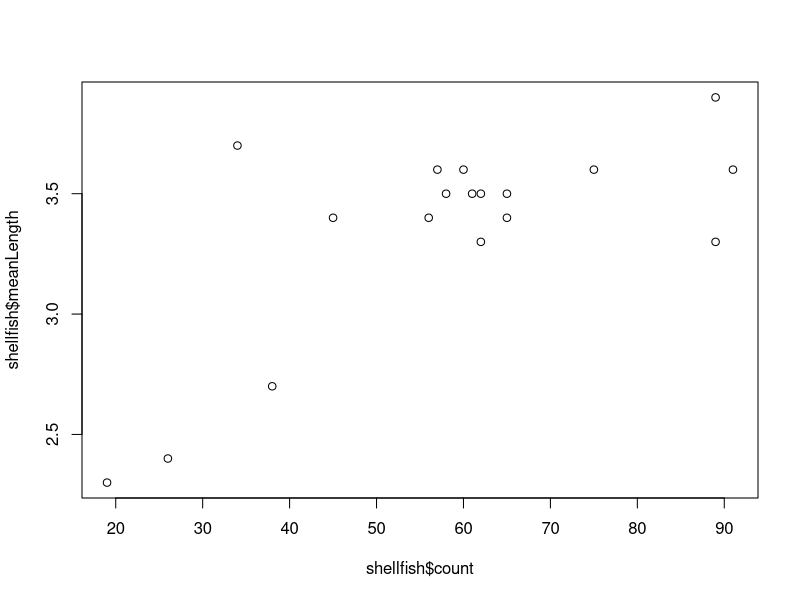
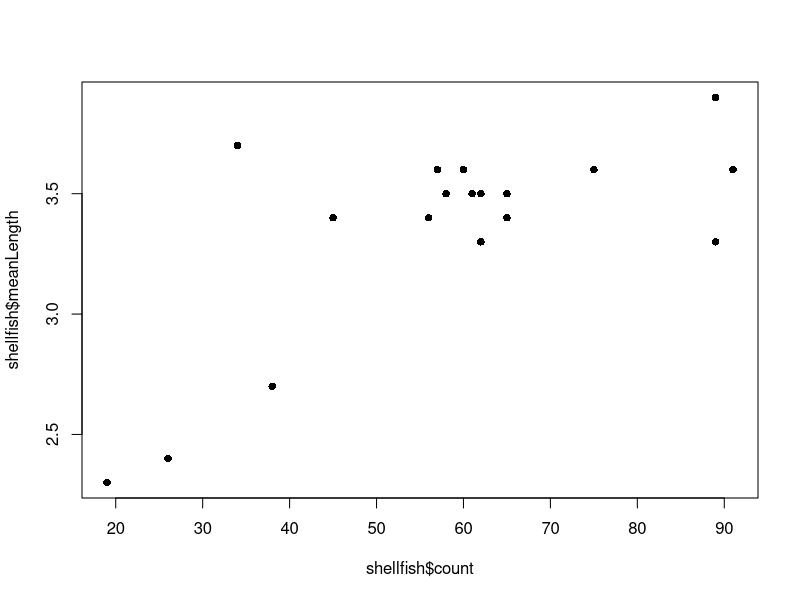
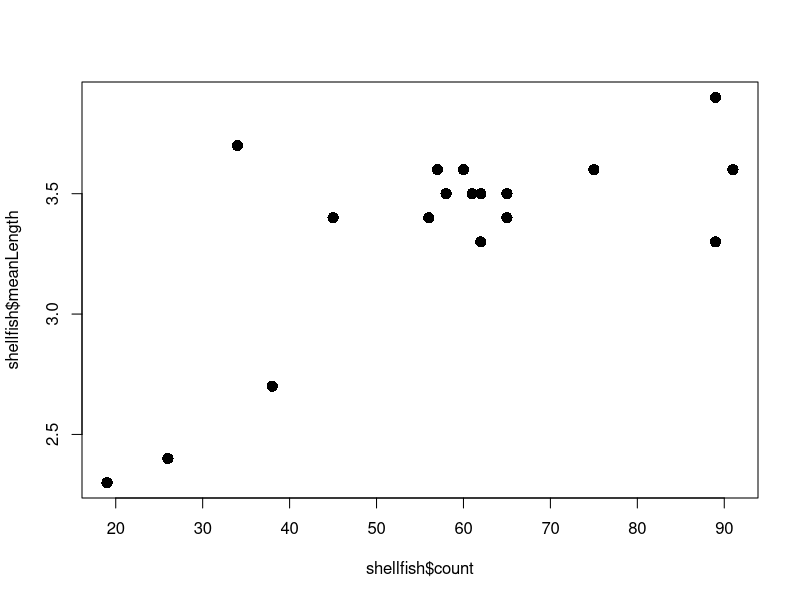
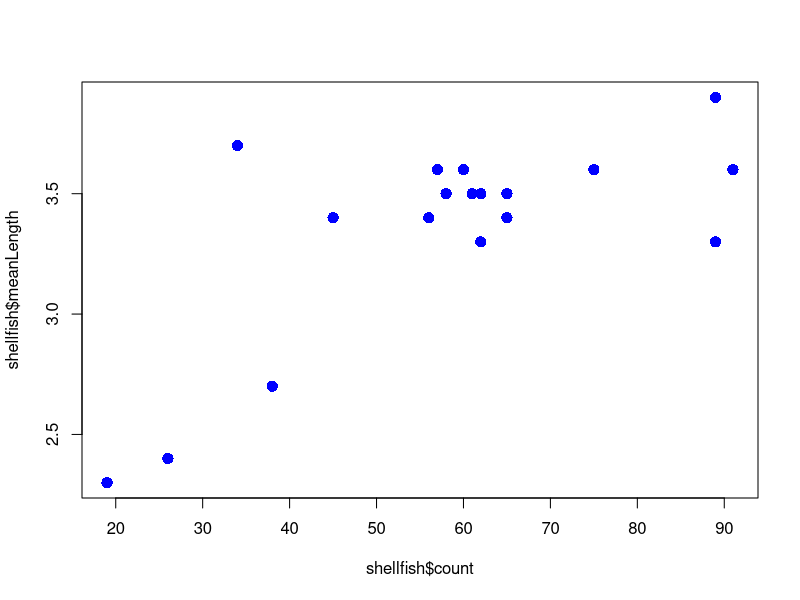
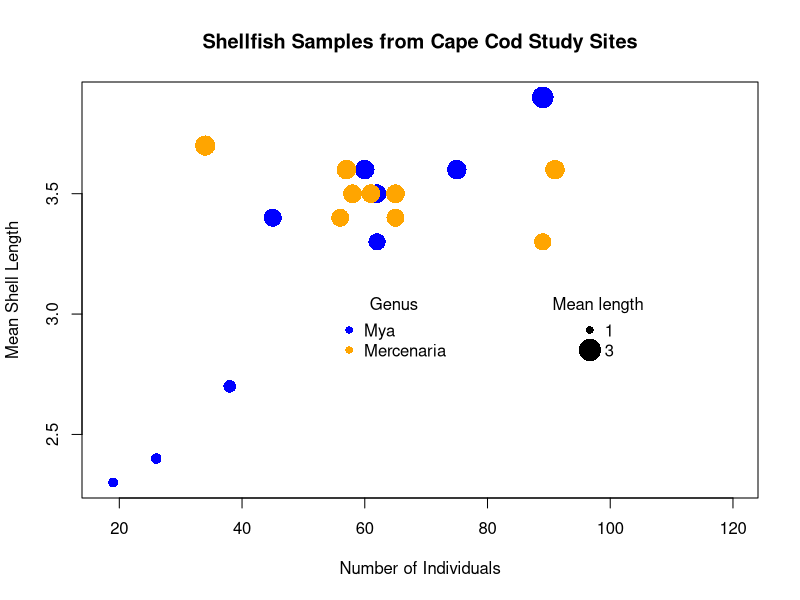

Write R code to recreate these figures, in order. (Note: this script raises an error after producing the figures.)

# creating shellfish count vectors
Mya<-c(45,38,75,62,19,62,60,89,26)
Mercenaria<-c(65,56,58,57,34,89,65,61,91)

# making a vector of genus names
genus<-c(rep("Mya",9),rep("Mercenaria",9))

# combining counts for each genus
count<-c(Mya,Mercenaria)

# reading shell length data from text file
meanLength<-scan("shellLengths.txt")

# combining genus, count, and length data into a dataframe
shellfish<-data.frame(genus,count,meanLength)

# plotting the data (changing symbol, size, and color)
plot(shellfish$count,shellfish$meanLength)
plot(shellfish$count,shellfish$meanLength,pch=16)
plot(shellfish$count,shellfish$meanLength,pch=16,cex=1.5)
plot(shellfish$count,shellfish$meanLength,pch=16,cex=1.5,col="blue")

# creating a vector of color names to correspond with each data point in the dataframe
shellfishColors<-c(rep("blue",9),rep("orange",9))

# final plot with labels and legend
  plot(shellfish$count,shellfish$meanLength,pch=16,cex=meanLength-1,col=shellfishColors,xlab="Number of Individuals",ylab="Mean Shell Length",main="Shellfish Samples from Cape Cod Study Sites",xlim=c(18,120))
  legend(55,3.1,legend=c("Mya","Mercenaria"),pch=16,col=c("blue","orange"),title="Genus",bty="n")
  legend(90,3.1,legend=c("1","3"),pch=16,pt.cex=c(1,3),title="Mean length",bty="n")

ggplot(shellfish, aes(x=count,y=meanLength,color=genus,size=meanLength-1)) +
geom_point() +
 # geom_smooth(method="lm",se=FALSE,linetype=2) +
scale_color_manual(values=c("orange", "blue")) +
  labs(x="Number of individuals",y="Mean length (mm)",color="Genus",title="Cape Cod Clams: \nStrength in Numbers?") +
  theme_classic()
